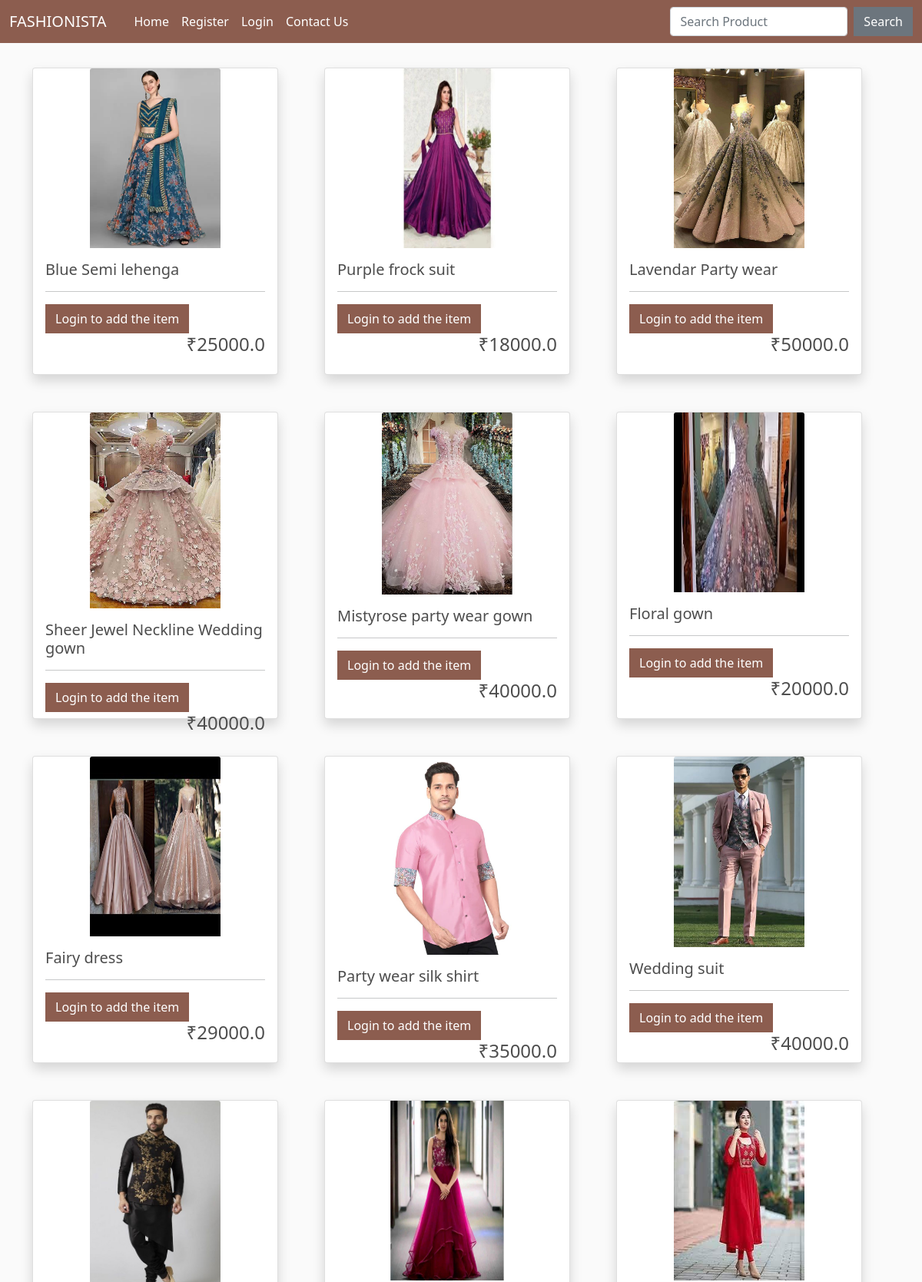
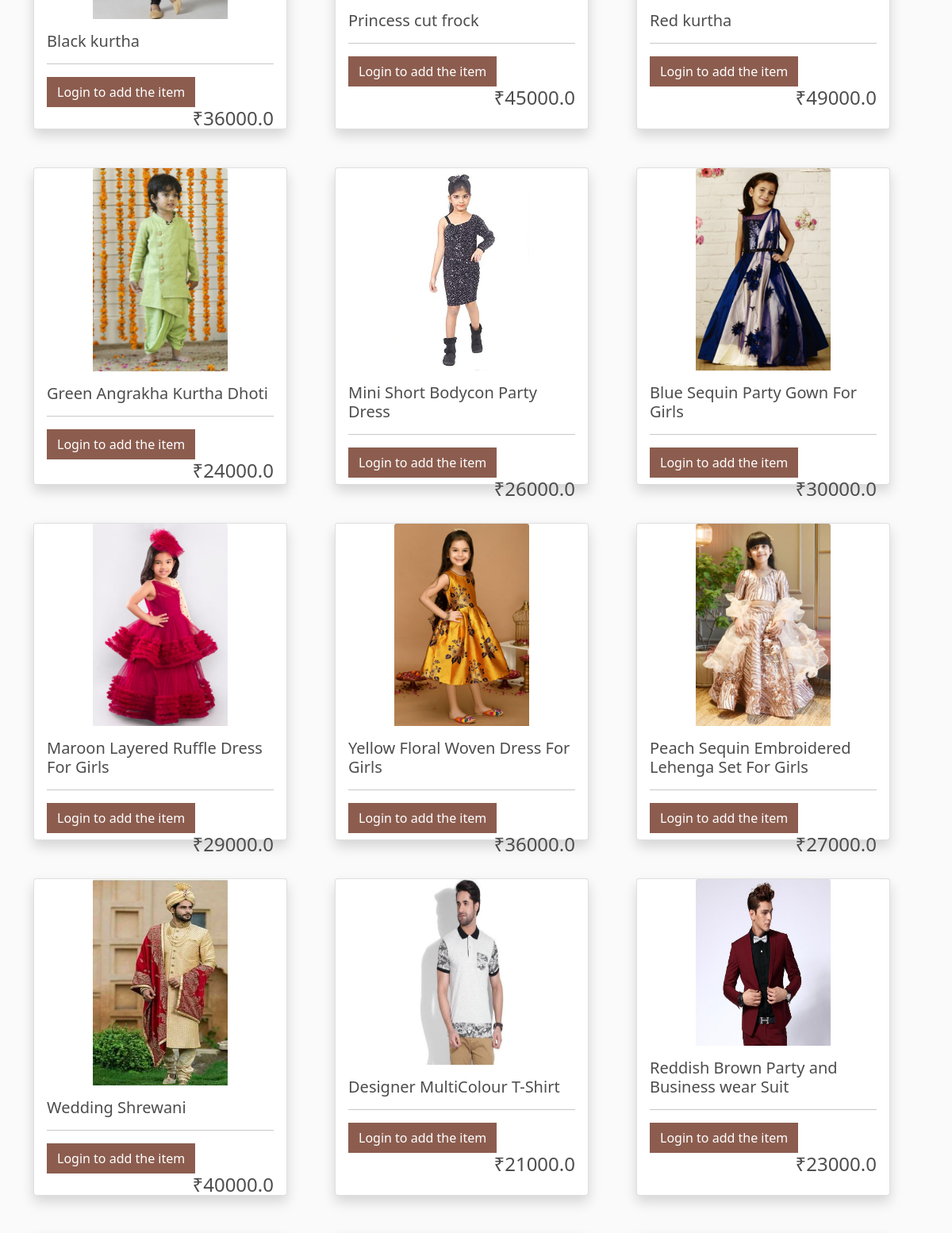
The page / (upper part) on the database its author committed (2 pictures, top to bottom).
### shop/models.py (models this page shows, shortened)
class Product(models.Model):
    name = models.CharField(max_length=100)
    price = models.FloatField()
    image = models.ImageField(upload_to="", default="")

### shop/views.py (the view)
# urls.py: path("", views.index, name="index"),
def index(request):
    data = cartData(request)
    items = data['items']
    order = data['order']
    cartItems = data['cartItems']
    products = Product.objects.all()
    return render(request, "index.html", {'products':products, 'cartItems':cartItems})

### shop/inherit.py (called while the page is built)
def cartData(request):
    if request.user.is_authenticated:
        customer = request.user.customer
        order, created = Order.objects.get_or_create(customer=customer, complete=False)
        items = order.orderitem_set.all()
        cartItems = order.get_cart_items
    else:
        items = []
        order = {'get_cart_total':0, 'get_cart_items':0}
        cartItems = order['get_cart_items']
    return {'cartItems':cartItems, 'items':items, 'order':order}

### shop/templates/index.html (shortened to what this page needs)
{% extends 'base.html' %}
{% load static %}
{% block body %}
<div class="container mt-2 mb-3">
  <div class="row">
    {% for product in products %}
    <div class="col-lg-4 my-4">
      <div class="card shadow align-items-center" style="width: 20rem; height: 25rem;">
        <img src="/media/{{product.image}}" class="card-img-top" style="width: 170px; height: 260px;" alt="...">
        <div class="card-body">
          <h5 class="card-title">{{product.name}}</h5>
          <hr>
          {% if request.user.is_authenticated %}
          <button data-product="{{product.id}}" data-action="add" class="btn add-btn update-cart"
            style="background-color: #8c5d4f; color: white;">Add To Cart</button>
          <a href="/product_view/{{product.id}}/" class="btn btn-outline-secondary">View</a>
          {% else %}
          <button class="btn" style="background-color: #8c5d4f; color: white;">Login to add the item</button>
          {% endif %}
          <h4 style="display: inline-block; float: right;">&nbsp;₹{{product.price}}</h4>
        </div>
      </div>
    </div>
    {% endfor %}
  </div>
</div>
{% endblock %}

### shop/templates/base.html (shortened to what this page needs)
<!doctype html>
<html lang="en">
<head>
    <link href="https://cdn.jsdelivr.net/npm/bootstrap@5.0.2/dist/css/bootstrap.min.css" rel="stylesheet"
>
    <link rel="stylesheet" href="https://cdnjs.cloudflare.com/ajax/libs/font-awesome/4.7.0/css/font-awesome.min.css">
</head>
<body>
    <nav class="navbar navbar-expand-lg navbar-dark sticky-top">
        <div class="container-fluid">
            <a class="navbar-brand" href="/">FASHIONISTA</a>
            <div class="collapse navbar-collapse" id="navbarSupportedContent">
                <div class="container w-75">
                <ul class="navbar-nav me-auto mb-2 mb-lg-0">
                    <li class="nav-item">
                        <a class="nav-link active" aria-current="page" href="/">Home</a>
                    </li>
                    {% if not request.user.is_authenticated %}
                    <li class="nav-item">
                        <a class="nav-link active" aria-current="page" href="/register/">Register</a>
                    </li>
                    <li class="nav-item">
                        <a class="nav-link active" aria-current="page" href="/login/">Login</a>
                    </li>
                    <li class="nav-item">
                        <a class="nav-link active" href="/contact/">Contact Us</a>
                    </li>
                    {% endif %}
                </ul>
                </div>
                <form class="d-flex" method="POST" action="/search/"> {% csrf_token %}
                    <input class="form-control me-2" type="search" name="search" placeholder="Search Product" aria-label="Search">
                    <button href="/search/" class="btn btn-secondary" type="submit">Search</button>
                </form>
            </div>
        </div>
    </nav>
    {% block body %}
    {% endblock %}
</body>
</html>

### shop/templates/base.html (style rules this page uses)
.navbar { background-color: #8c5d4f; }
body { background-color: hsl(0, 0%, 98%); }
h1, h2, h3, h4, h5, h6 { color: hsl(0, 0%, 30%); }
.col-lg-4, .col-lg-6, .col-lg-8, .col-lg-12 { margin-top: 10px; }
.btn { border-radius: 0; }

### rows shown on the page
Product: image (picture), name "Blue Semi lehenga", price "25000.0"
Product: image (picture), name "Purple frock suit", price "18000.0"
Product: image (picture), name "Lavendar Party wear", price "50000.0"
Product: image (picture), name "Sheer Jewel Neckline Wedding gown", price "40000.0"
Product: image (picture), name "Mistyrose party wear gown", price "40000.0"
Product: image (picture), name "Floral gown", price "20000.0"
Product: image (picture), name "Fairy dress", price "29000.0"
Product: image (picture), name "Party wear silk shirt", price "35000.0"
Product: image (picture), name "Wedding suit", price "40000.0"
Product: image (picture), name "Black kurtha", price "36000.0"
Product: image (picture), name "Princess cut frock", price "45000.0"
Product: image (picture), name "Red kurtha", price "49000.0"
Product: image (picture), name "Green Angrakha Kurtha Dhoti", price "24000.0"
Product: image (picture), name "Mini Short Bodycon Party Dress", price "26000.0"
Product: image (picture), name "Blue Sequin Party Gown For Girls", price "30000.0"
Product: image (picture), name "Maroon Layered Ruffle Dress For Girls", price "29000.0"
Product: image (picture), name "Yellow Floral Woven Dress For Girls", price "36000.0"
Product: image (picture), name "Peach Sequin Embroidered Lehenga Set For Girls", price "27000.0"
Product: image (picture), name "Wedding Shrewani", price "40000.0"
Product: image (picture), name "Designer MultiColour T-Shirt", price "21000.0"
Product: image (picture), name "Reddish Brown Party and Business wear Suit", price "23000.0"
